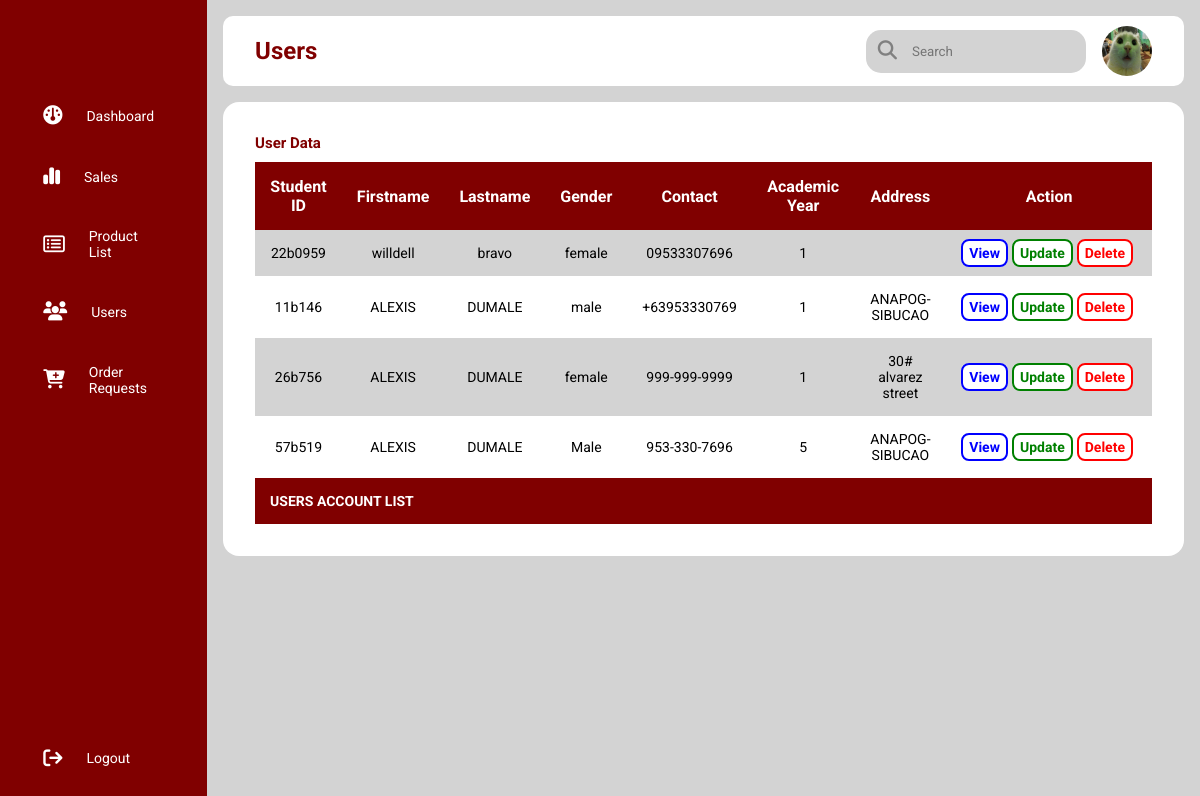
Screenshot of /admin/users.php (signed in) with the database file from the repository.
### tables this page shows
CREATE TABLE `users` (
  `id` int(11) NOT NULL,
  `student_id` varchar(25) NOT NULL,
  `firstname` varchar(50) NOT NULL,
  `lastname` varchar(25) NOT NULL,
  `gender` varchar(10) NOT NULL,
  `email_address` varchar(50) NOT NULL,
  `password` varchar(255) NOT NULL,
  `contact_no` varchar(12) NOT NULL,
  `address` varchar(255) NOT NULL,
  `course` varchar(255) NOT NULL,
  `academic_year` varchar(255) NOT NULL,
  `access_level` varchar(25) NOT NULL,
  `image_profile` varchar(255) NOT NULL,
  `created` timestamp NOT NULL DEFAULT current_timestamp(),
  `modified` datetime NOT NULL DEFAULT current_timestamp()
);

### object/user.php (called while the page is built, shortened)
<?php
class User {
	private $conn;
	private $table_name = "users";
	public function __construct($db) {
		$this->conn = $db;
	}
	function countUser(){
		$query = "SELECT COUNT(*) as user_count
					FROM
					" . $this->table_name . "
					WHERE
					access_level = 'student'";
		$stmt = $this->conn->prepare($query);
		$stmt->execute();
		$row = $stmt->fetch(PDO::FETCH_ASSOC);
		$user_count = $row['user_count'];
		return $user_count;
	}
}
?>

### admin/users.php (the view, shortened to what this page needs)
<?php
include_once '../object/user.php';
$database = new Database();
$db = $database->getConnection();
include_once 'sidebar.php';
include_once 'layout_head.php';
$stmt = $db->prepare("SELECT * FROM users WHERE access_level = 'student'");
$stmt->execute();
$num = $stmt->rowCount();
?>
<div class="table_wrapper">
    <h3 class="main_title">User Data</h3>
    <?php
        if ($num>0) {
            echo "<div class='table_container'>";
            echo "<table>";
                echo "<thead>";
                    echo "<tr>";
                        echo "<th>Student ID</th>";
                        echo "<th>Firstname</th>";
                        echo "<th>Lastname</th>";
                        echo "<th>Gender</th>";
                        echo "<th>Contact</th>";
                        echo "<th>Academic Year</th>";
                        echo "<th>Address</th>";
                        echo "<th>Action</th>";
                    echo "</tr>";
                echo "</thead>";
                echo "<tbody>";
                    while ($row = $stmt->fetch(PDO::FETCH_ASSOC)) {
                        extract($row);
                        echo "<tr>";
                            echo "<td>{$student_id}</td>";
                            echo "<td>{$firstname}</td>";
                            echo "<td>{$lastname}</td>";
                            echo "<td>{$gender}</td>";
                            echo "<td>{$contact_no}</td>";
                            echo "<td>{$academic_year}</td>";
                            echo "<td>{$address}</td>";
                            echo "<td>";
                                echo "<a href='../admin/view_user.php?uid={$id}' class='action_btn1'>View</a>";
                                echo "<a href='#'class='action_btn2'>Update</a>";
                                echo "<a href='#'class='action_btn3'>Delete</a>";
                        echo "</tr>";
                    }
                echo "</tbody>";
                echo "<tfoot>";
                    echo "<tr>";
                        echo "<td colspan='8' class='table_foot'>USERS ACCOUNT LIST</td>";
                    echo "</tr>";
                echo "</tfoot>";
            echo "</table>";
        }
    ?>
    </div>
<?php include_once 'layout_foot.php'; ?>

### libs/css/admin-style.css (style rules this page uses)
* { margin: 0; padding: 0; border: none; outline: none; box-sizing: border-box; font-family: Roboto; }
body { display: flex; }
.main_title { color: maroon; padding-bottom: 10px; font-size: 15px; }
.table_wrapper { background: white; margin-top: 1rem; border-radius: 1rem; padding: 2rem 2rem; overflow-x: auto; }
.table_container { width: 100%; margin: 0 auto; }
table { width: 100%; border-collapse: collapse; }
thead { background: maroon; color: white; }
th { padding: 15px; text-align: center; }
tbody { background: lightgray; }
td { text-align: center; padding: 15px; font-size: 14px; color: black; }
tr:nth-child(even) { background: white; }
tfoot .table_foot { background: maroon; font-weight: bold; color: white; text-align: left; }
tfoot td { padding: 15px; color: white; }
.action_btn1, .action_btn2, .action_btn3 { text-decoration: none; border-radius: 8px; font-weight: bold; background-color: white; transition-duration: 0.3s; margin-right: 4px; padding: 4px 6px; }
.action_btn1 { border: 2px solid blue; color: blue; }
.action_btn2 { border: 2px solid green; color: green; }
.action_btn3 { border: 2px solid red; color: red; }

### rows the page displays
users: student "22b0959", firstname "willdell", lastname "bravo", gender "female", contact_no "09533307696", academic_year "1"
users: student "11b146", firstname "ALEXIS", lastname "DUMALE", gender "male", contact_no "+63953330769", academic_year "1", address "ANAPOG-SIBUCAO"
users: student "26b756", firstname "ALEXIS", lastname "DUMALE", gender "female", contact_no "999-999-9999", academic_year "1", address "30# alvarez street"
users: student "57b519", firstname "ALEXIS", lastname "DUMALE", gender "Male", contact_no "953-330-7696", academic_year "5", address "ANAPOG-SIBUCAO"

### other values shown
$page_title "Users"
